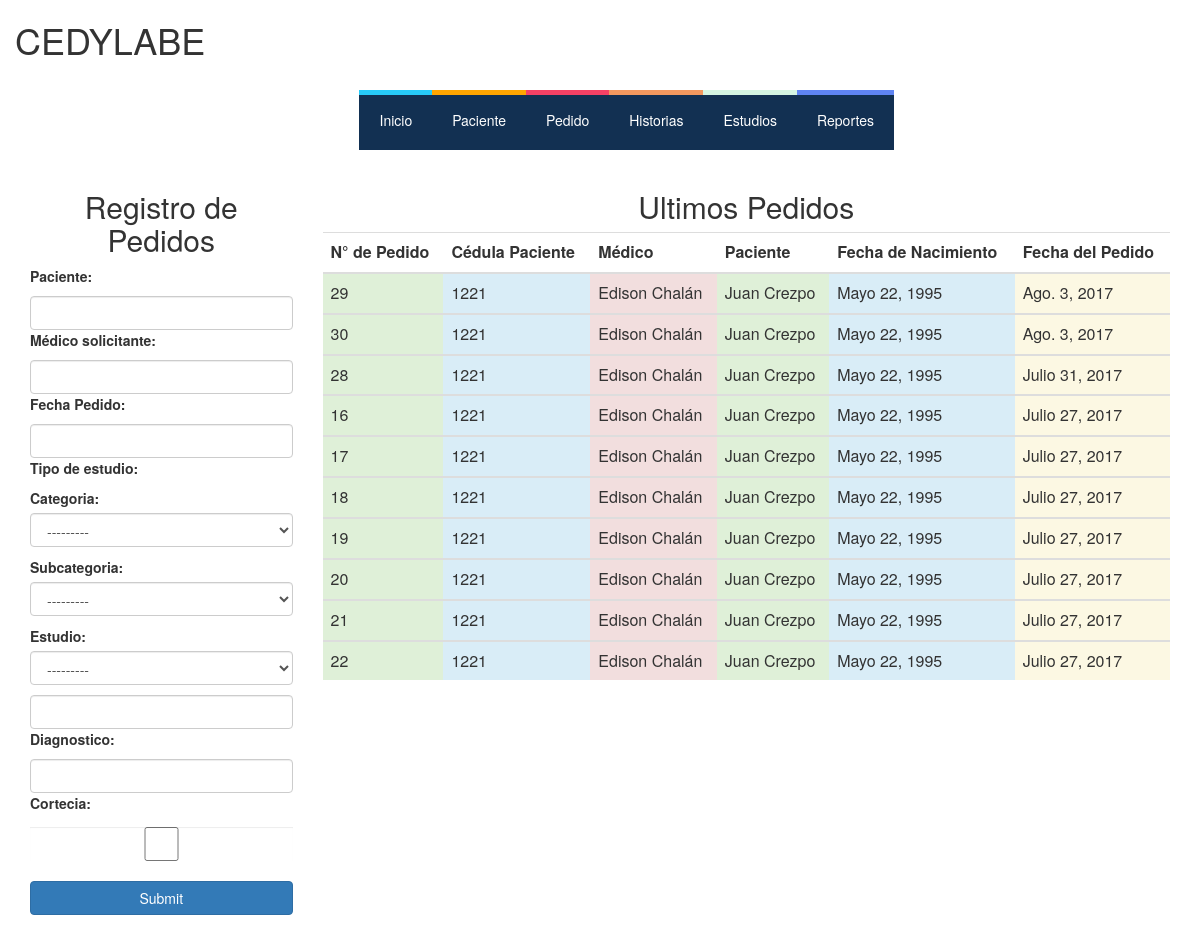
The app's page /pedidos/ (signed in), older data.
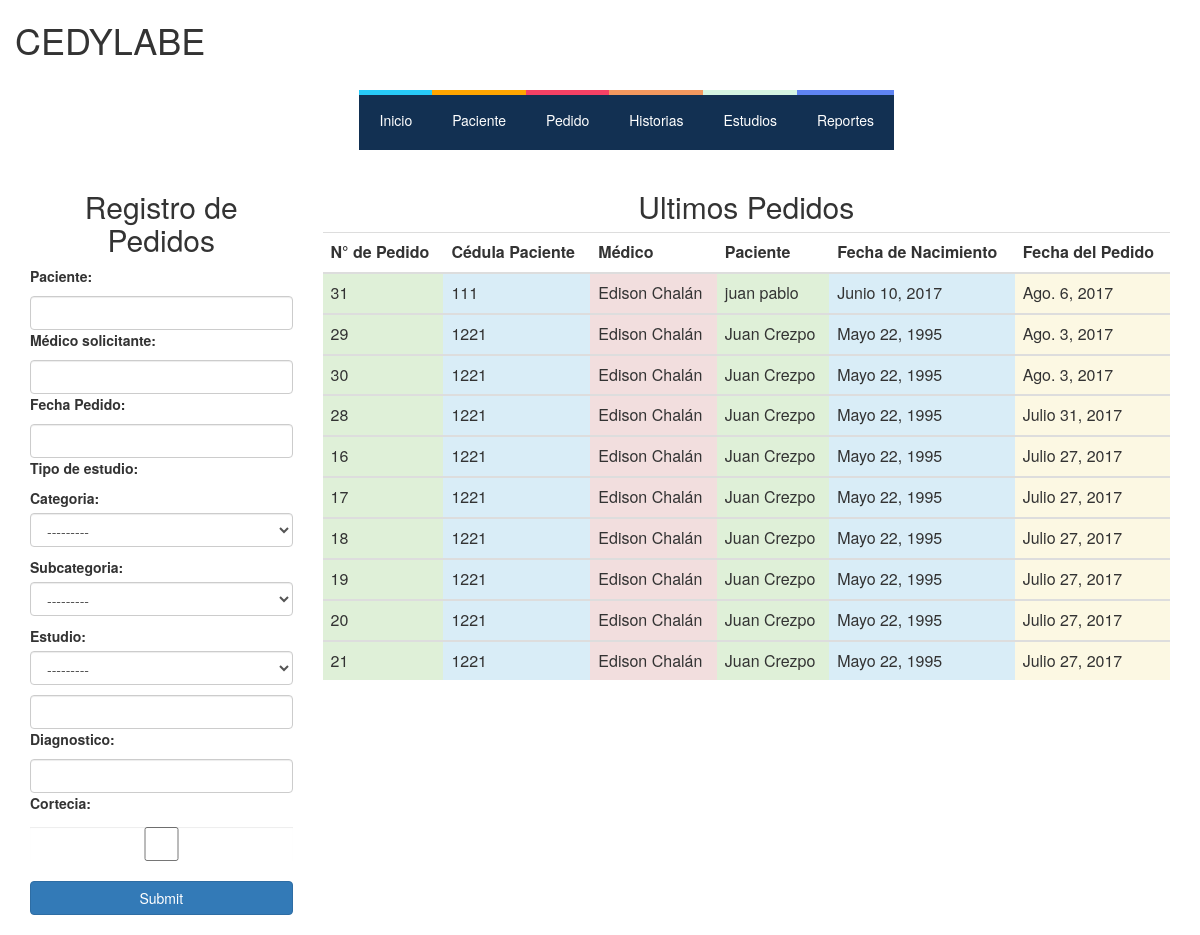
The same page, newer data.
### hcapp/models.py (models this page shows, shortened)
class Pedido(models.Model):
    TRUE_FALSE_CHOICE = ((True, "Yes"),(False, "No"))
    Paciente= models.ForeignKey(Paciente, on_delete=models.PROTECT)
    Medico= models.ForeignKey(MedicoSolicitante, on_delete=models.PROTECT)
    Diagnostico_presuntivo= models.CharField(max_length=255, null=True, blank=True)
    Fecha_pedido = models.DateField(auto_now=True) # auto_add será valido ???
    Fecha = models.DateField(auto_now=True)
    Cortecia = models.BooleanField(choices=TRUE_FALSE_CHOICE)

class Paciente (models.Model):
    Cedula = models.IntegerField(null=False, blank=False, unique=True) # es necesaria?
    Nombre = models.CharField(max_length=128, null=False, blank=False)
    Apellido = models.CharField(max_length=128, null=False, blank=False)
    Telefono = models.IntegerField(validators=[MaxValueValidator(9999999999)], null=True, blank=True)
    Fecha_nacimiento= models.DateField(null= True, blank=True)
    Fecha_ingreso= models.DateField(auto_now=True, auto_now_add=False)
    '''def save(self, *args, **kwargs):
        if not self.Edad:
            self.Edad = calculate_age(self.Fecha_nacimiento)
        super(Paciente, self).save(*args, **kwargs)'''

class MedicoSolicitante (models.Model):
    Nombre = models.CharField(max_length=128, null=False, blank=False)
    Apellido = models.CharField(max_length=128, null=False, blank=False)
    Telefono = models.IntegerField(validators=[MaxValueValidator(9999999999)], null=True, blank=True)

### hcapp/views.py (the view)
# urls.py: url(r'^pedidos/$',user_passes_test(views.superuser_or_medico)(views.PedidosHome) ,name="Home-Pedidos"),
def PedidosHome(request):
    nform=NombreEstudioForm()
    form=PedidoForm()
    drop=TipoEstudioForm()
    ultimos_pedidos= Pedido.objects.order_by('-Fecha')[:10]
    context={'form':form, 'nombre_estudio_form':nform,
    'drop_form':drop, 'ultimos_pedidos':ultimos_pedidos}
    return render(request, "hcapp/pedidos_home.html",context )

### hcapp/forms.py
class PedidoForm(forms.Form):
    Paciente = forms.CharField(validators=[validar_cliente_existe], widget=forms.TextInput(attrs={'class': 'form-control'}))
    Medico= forms.CharField(validators=[validar_medico_existe], label='Médico solicitante',required=False)
    Fecha= forms.DateField(label='Fecha Pedido',required=False)
    Estudio=forms.CharField(label='Tipo de estudio',validators=[validar_estudio_existe])
    Diagnostico=forms.CharField(required=False)
    Cortecia = forms.BooleanField(required=False)
    def __init__(self, *args, **kwargs):
        super(PedidoForm, self).__init__(*args, **kwargs)
        for x, y in self.fields.items():
            self.fields[x].widget.attrs.update({'class': 'form-control'})

class NombreEstudioForm(forms.Form):
    Estudio=forms.CharField(widget=forms.TextInput(attrs={'class': 'form-control'}), label='Tipo de estudio',validators=[validar_estudio_existe],required=False)

### hcapp/models.py (called while the page is built)
    def __str__(self):
        return ("cat: "+str(self.Nombre))

### hcapp/views.py (called while the page is built)
def superuser_or_medico(user):
    return user.is_superuser or user.groups.filter(name='medicos').exists()

### hcapp/templates/hcapp/pedidos_home.html (shortened to what this page needs)
{% extends "hcapp/index.html" %}
{% load staticfiles %}
{% block contenido %}
<div class="container" >
  <div class="row">
    <div class="col-md-3 col-xs-4 col-sm-6">
      <form method="post" action="{% url 'hcapp:Crear-Pedidos' %}">
        <h2 align="center">Registro de Pedidos</h2>
          {% for field in form%}
          <label> {{field.label_tag}} </label>
        {% if field.name == 'Estudio' %}
        {{drop_form.as_p}}
        {% endif %}
            <div > {{ field }} </div>
        {% endfor %}
        <br>
        <input type="submit" class="btn btn-primary btn-block" name="enviar">
        <br>
    </form>
    <link rel="stylesheet" href="http://code.jquery.com/ui/1.8.18/themes/base/jquery-ui.css" type="text/css" media="all" />
    </div>
      <div class="col-md-9 col-xs-8 col-sm-6">
        <div class="table-responsive" align="center">
          <table class="table Contextual Classes" >
                          <thead>
                              <tr colspan="6" align="center"><h2>Ultimos Pedidos</h2></tr>
                            <tr>
                                <th align="center"> N° de Pedido </th>
                                <th align="center"> Cédula Paciente </th>
                                <th align="center"> Médico </th>
                                <th align="center"> Paciente </th>
                                <th align="center"> Fecha de Nacimiento </th>
                                <th align="center"> Fecha del Pedido </th>
                            </tr>
                          </thead>
                              {% for pedido in ultimos_pedidos %}
                          <tbody>
                           <tr>
                                <td class="success">
                                   {{pedido.pk}}
                                </td>
                                <td class="info">
                                   {{pedido.Paciente.Cedula}}
                                </td>
                                <td class="danger">
                                    {{pedido.Medico.Nombre}} {{pedido.Medico.Apellido}}
                                </td>
                                <td class="success">
                                    {{pedido.Paciente.Nombre }}  {{pedido.Paciente.Apellido}}
                                </td>
                                <td class="info">
                                  {{pedido.Paciente.Fecha_nacimiento}}
                                </td>
                                <td class="warning">
                                  {{pedido.Fecha_pedido}}
                                </td>
                            </tr>
                            </tbody>
                            {% endfor %}
                    </table>
                </div>
              </div>
  </div>
</div>
{% endblock contenido %}

### hcapp - copia/templates/hcapp/index.html (shortened to what this page needs)
{% load staticfiles %}
<html lang="en">
    <link rel="stylesheet" href="{% static 'css/fonts.css' %}">
    <link rel="stylesheet" href="{% static 'css/estilo_distribucion_cntenido.css' %}">
    <link rel="stylesheet" href="{% static 'css/style.css' %}">
    <link rel="stylesheet" href="{% static 'css_boot/bootstrap.css' %}">
  <head>
 </head>
  <body>
    <div class="contenedor_titulo">
        <div class="col-md-12">
            <h1 align="center"> CEDYLABE <span>&#160</span></h1>
        </div>
    </div>
        <div id="contenedor">
            <nav>
                <ul>
                    <li><a href="index.html"><span class="color1"><i class="icon icon-home"></i></span>Inicio</a></li>
                    <li><a href="{% url "hcapp:Crear-Paciente" %}"><span class="color2"><i class="icon icon-man"></i></span>Paciente</a></li>
                    <li><a href="pedido.html"><span class="color3"><i class="icon icon-file-text2"></i></span>Pedido</a></li>
                    <li><a href="historias.html"><span class="color4"><i class="icon icon-files-empty"></i></span>Historias</a></li>
                    <li><a href="estudios.html"><span class="color5"><i class="icon icon-profile"></i></span>Estudios</a></li>
                    <li><a href="reportes.html"><span class="color6"><i class="icon icon-folder-open"></i></span>Reportes</a></li>
                </ul>
            </nav>
        </div>
{% block contenido %}
{% endblock contenido %}
  </body>
  </body>
 </html>

### hcapp/static/css/estilo_distribucion_cntenido.css (style rules this page uses)
* { margin: 0; padding: 0; }
body { font-family: monospace; background: #fff; color: #fff; }
#contenedor { margin: auto; display: table; }
h1 { float: left; color: #fff; position: relative; font-size:2.5em; }
nav { margin: 20px auto; width: 90%; max-width: 1000px; }
nav ul { list-style: none; }
nav > ul { display: table; overflow: hidden; width: 100%; background:#123052; position: relative; }
nav > ul > li { display: table-cell; }
nav > ul li a { color: #fff; display: block; line-height: 20px; padding: 20px; position: relative; text-align: center; text-decoration: none; -webkit-transition: all .3s ease; -moz-transition: all .3s ease; -ms-transition: all .3s ease; -o-transition: all .3s ease; transition: all .3s ease; }
nav > ul > li > a span { background: #174459; display: block; height: 100%; width: 100%; left: 0; position: absolute; top: -55px; -webkit-transition: all .3s ease; -moz-transition: all .3s ease; -ms-transition: all .3s ease; -o-transition: all .3s ease; transition: all .3s ease; }
nav > ul > li > a span .icon { display: block; line-height: 60px; }
nav ul li a .color1 { background: #27CBF9; }
nav ul li a .color2 { background:orange; }
nav ul li a .color3 { background: #F54165; }
nav ul li a .color4 { background: #F3985F; }
nav ul li a .color5 { background: #D5F5E3; }
nav ul li a .color6 { background: #5F84F3; }

### hcapp/static/css/style.css (style rules this page uses)
[class^="icon-"], [class*=" icon-"] { font-family: 'icomoon' !important; speak: none; font-style: normal; font-weight: normal; font-variant: normal; text-transform: none; line-height: 1; -webkit-font-smoothing: antialiased; -moz-osx-font-smoothing: grayscale; }
.icon-profile:before { content: "\e923"; }
.icon-file-text2:before { content: "\e926"; }
.icon-man:before { content: "\e9dc"; }

Row changes from the older to the newer data that the page shows:
no longer on this page (row unchanged): Pedido: pk "22", Paciente.Cedula "1221", Medico.Nombre "Edison", Medico.Apellido "Chalán", Paciente.Nombre "Juan", Paciente.Apellido "Crezpo", Paciente.Fecha_nacimiento "Mayo 22, 1995", Fecha_pedido "Julio 27, 2017"
added Pedido: pk "31", Paciente.Cedula "111", Medico.Nombre "Edison", Medico.Apellido "Chalán", Paciente.Nombre "juan", Paciente.Apellido "pablo", Paciente.Fecha_nacimiento "Junio 10, 2017", Fecha_pedido "Ago. 6, 2017"
